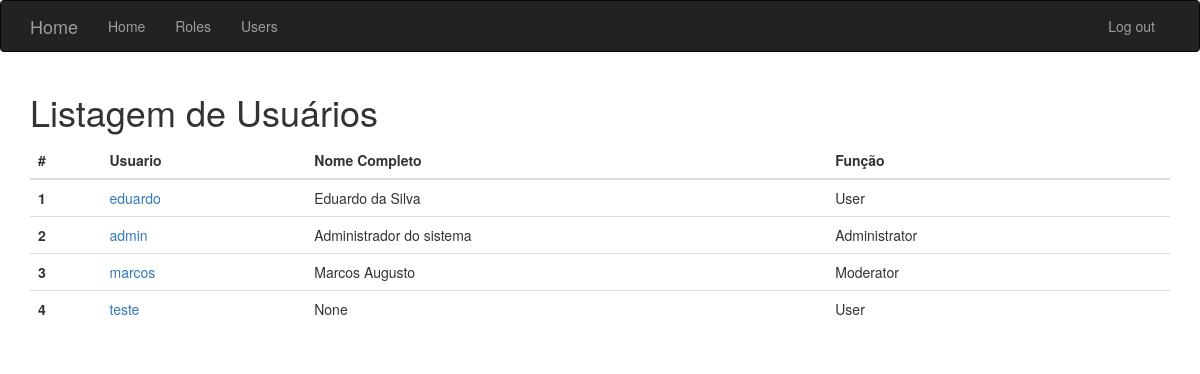
The app's page /user/list (signed in) with its own data.
### app/models.py (models this page shows, shortened)
class User(UserMixin, db.Model):
    __tablename__ = 'users'
    id = db.Column(db.Integer, primary_key=True)
    username = db.Column(db.String(64), unique=True, index=True)
    name = db.Column(db.String(64))
    about_me = db.Column(db.Text())
    role_id = db.Column(db.Integer, db.ForeignKey('roles.id'))
    password_hash = db.Column(db.String(128))
    @property
    def password(self):
        raise AttributeError('password is not readable')

class Role(db.Model):
    __tablename__ = 'roles'
    id = db.Column(db.Integer, primary_key=True)
    name = db.Column(db.String(64), unique=True)
    default = db.Column(db.Boolean, default=False, index=True)
    permissions = db.Column(db.Integer)
    users = db.relationship('User', backref='role')

### app/main/views.py (the view)
@main.route('/user/list', methods=['GET', 'POST'])
@login_required
def list_user():
    users = User.query.all()
    return render_template('list_user.html', users=users)

### app/models.py (called while the page is built)
@login_manager.user_loader
def load_user(user_id):
    return User.query.get(int(user_id))

### app/templates/list_user.html (shortened to what this page needs)
{% extends "base.html" %}
{% block page_content %}
    <h1>Listagem de Usuários</h1>
    <table class="table">
        <thead>
        <tr>
            <th scope="col">#</th>
            <th scope="col">Usuario</th>
            <th scope="col">Nome Completo</th>
            <th scope="col">Função</th>
            <th scope="col"></th>
        </tr>
        </thead>
        <tbody>
        {% for user in users %}
            <tr>
                <th scope="row">{{ user.id }}</th>
                <td><a href="/user/{{ user.username }}">{{ user.username }}</a></td>
                <td>{{ user.name }}</td>
                <td>{{ user.role.name }}</td>
                <td></td>
            </tr>
        {% endfor %}
        </tbody>
    </table>
{% endblock %}

### app/templates/base.html (shortened to what this page needs)
{% extends "bootstrap/base.html" %}
{% block navbar %}
    <div class="navbar navbar-inverse" role="navigation">
        <div class="container">
            <div class="navbar-header">
                <a href="/" class="navbar-brand">Home</a>
            </div>
            <div class="navbar-collapse collapse">
                <ul class="nav navbar-nav">
                    <li>
                        <a href="/">Home</a>
                        {% if current_user.is_authenticated %}
                            <li>
                                <a href="{{ url_for('main.add_role') }}">Roles</a>
                            </li>
                            <li>
                                <a href="{{ url_for('main.list_user') }}">Users</a>
                            </li>
                        {% endif %}
                    </li>
                </ul>
                <ul class="nav navbar-nav navbar-right">
                    {% if current_user.is_authenticated %}
                    <li>
                        <a href="{{ url_for('auth.logout') }}">
                            Log out
                        </a>
                    </li>
                    {% else %}
                    <li>
                        <a href="{{ url_for("auth.login") }}">
                            Log in
                        </a>
                    </li>
                    {% endif %}
                </ul>
            </div>
        </div>
    </div>
{% endblock %}
{% block content %}
    <div class="container">
        {% block page_content %}{% endblock %}
    </div>
{% endblock %}

### records on screen
User: id "1", username "eduardo", name "Eduardo da Silva", role.name "User"
User: id "2", username "admin", name "Administrador do sistema", role.name "Administrator"
User: id "3", username "marcos", name "Marcos Augusto", role.name "Moderator"
User: id "4", username "teste", name "None", role.name "User"
